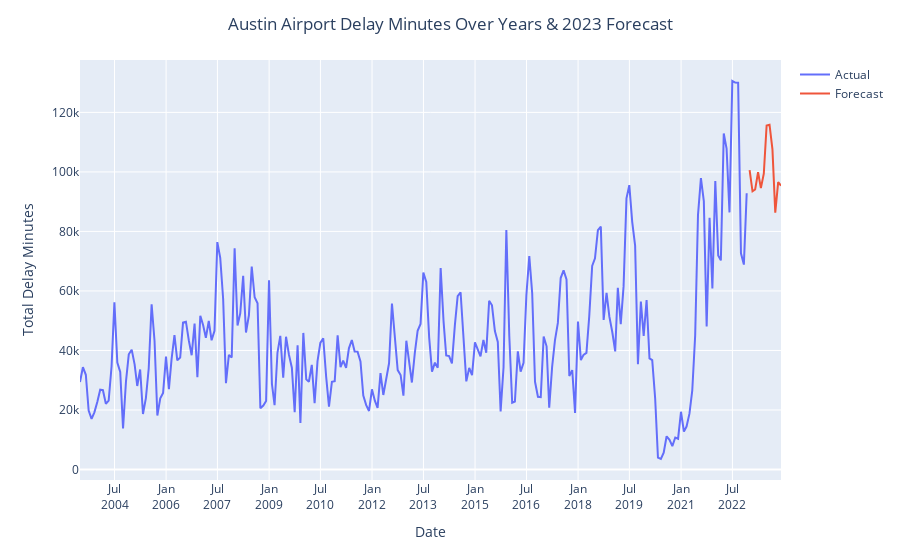

Here is the notebook cell this chart was saved with:
### Code cell
fig = px.line()
fig.add_scatter(x=delay_data.index, y=delay_data['actual'], mode='lines', name='Actual')
fig.add_scatter(x=delay_data.index, y=delay_data['forecast'], mode='lines', name='Forecast')
fig.update_layout(title=dict(text='Austin Airport Delay Minutes Over Years & 2023 Forecast', 
                             x=0.5),
                  xaxis=dict(title='Date',
                         tickmode='linear',
                         dtick='M18',
                         tickformat='%b\n%Y'),
                  yaxis_title='Total Delay Minutes')
fig.show()

### Figure 1 — Plotly figure (JSON) as saved in the notebook; plotly's stock layout.template omitted (floating-point values rounded to 4 significant figures; data arrays with more than 128 entries replaced by an {"elided": "..."} marker saying what was removed)
{"data": [{"mode": "lines", "name": "Actual", "type": "scatter", "x": {"elided": "246 str values"}, "y": {"elided": "246 int values"}}, {"mode": "lines", "name": "Forecast", "type": "scatter", "x": {"elided": "246 str values"}, "y": {"elided": "246 float values"}}], "layout": {"autosize": true, "legend": {"tracegroupgap": 0}, "margin": {"t": 60}, "title": {"text": "Austin Airport Delay Minutes Over Years & 2023 Forecast", "x": 0.5}, "xaxis": {"anchor": "y", "autorange": true, "domain": [0, 1], "dtick": "M18", "range": ["2003-06-30", "2023-11-30"], "tickformat": "%b\n%Y", "tickmode": "linear", "title": {"text": "Date"}, "type": "date"}, "yaxis": {"anchor": "x", "autorange": true, "domain": [0, 1], "range": [-3517.0, 137600.0], "title": {"text": "Total Delay Minutes"}, "type": "linear"}}}
